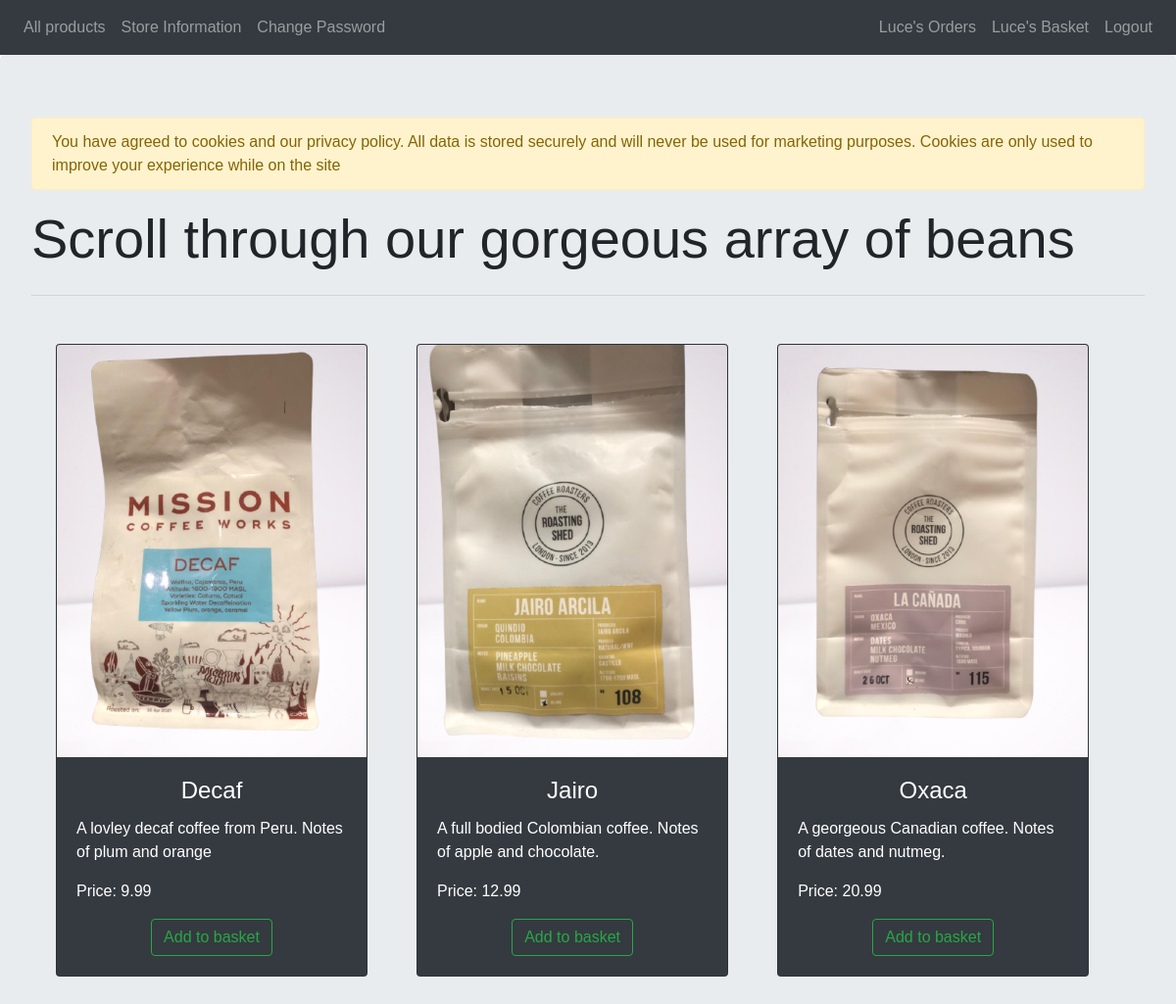
The app's page /index (signed in) with its own data.
### app/models.py (models this page shows, shortened)
class User(db.Model):
    __tablename__ = 'user'
    id = db.Column(db.Integer, primary_key=True)
    email = db.Column(db.String(30))
    name = db.Column(db.String(20))
    password = db.Column(db.String(20))
    orders = relationship("Order")

class Product(db.Model):
    __tablename__ = 'product'
    id = db.Column(db.Integer, primary_key=True)
    title = db.Column(db.String(50))
    description = db.Column(db.String(500))
    product_code = db.Column(db.String(10))
    product_thumbnail = db.Column(db.String(10))
    price = db.Column(db.Float)
    available = db.Column(db.Integer)

### app/views.py (the view)
@app.route('/index', methods=['GET', 'POST'])
def index():
    sessionId = session.get('user')
    newUser = session.get('newUser')
    if newUser:
        alert = 1
        session['newUser'] = False
    else:
        alert = 0
    user = User.query.filter_by(id=sessionId).first()
    data = models.Product.query.all()
    images = []
    for item in data:
        images.append(url_for('static', filename="/img/" + item.product_thumbnail))
    if 'basket' not in session:
        basketArr = []
        session['basket'] = basketArr
    else:
        basketArr = session.get('basket')
    form = AddToBasket()
    if request.method == 'POST':
        product = request.form.get('basketer')
        basketArr.append(product)
        session['basket'] = basketArr
        app.logger.warning('%s: added item to basket', user.name)
    return render_template('index.html', title='Homepage', data=data, form=form, images=images, User=user.name, alert=alert)

### app/templates/index.html
{% extends "base.html" %}
{% block content %}
<div class="container-fluid jumbotron">
    {% if( alert == 1) %}
        <div class="alert alert-warning" role="alert">
        You have agreed to cookies and our privacy policy. All data is stored securely and will
            never be used for marketing purposes. Cookies are only used to improve your experience while on the site
        </div>
    {% endif %}
    <h1 class="display-4"> Scroll through our gorgeous array of beans </h1>
    <hr class="my-4">
<div class="container" id="cardcontainer">
{% for item in data %}
{% if ((loop.index+2) %3 == 0) %}
    <div class="row">
{% endif %}
    <div class="card text-white bg-dark mb-3">
        <img class="card-img-top" src="{{images[loop.index-1]}}"  alt="Card image">
      <div class="card-body">
        <h4 class="card-title text-center">{{ item.title }}</h4>
        <p class="card-text">{{ item.description }}</p>
        <p class="card-text">Price: {{ item.price }} </p>
        <div class="text-center">
        {% if( item.available == 1) %}
            <form action="" method="post">
                <button type="submit" name="basketer"  class="btn btn-outline-success" value={{item.product_code}}> Add to basket </button>
            </form>
        {% else %}
            <form action="" method="post">
              <button type="button"  class="btn btn-outline-danger" disabled> Item Unavailable </button>
            </form>
        {% endif %}
        </div>
      </div>
    </div>
{% if ((loop.index+3) %3 == 0) %}
</div>
{% endif %}
<br>
{% endfor %}
</div>
</div>
{% endblock %}

### app/templates/base.html (shortened to what this page needs)
<!DOCTYPE html>
<html lang="en">
  <head>
      <link rel="stylesheet" href="https://stackpath.bootstrapcdn.com/bootstrap/4.2.1/css/bootstrap.min.css">
      <link rel="stylesheet" href="{{ url_for('static', filename='/stylesheets/styles.css') }}">
  </head>
  <body>
    <nav class="navbar navbar-expand-sm navbar-dark bg-dark">
      <div class="collapse navbar-collapse" id="navbarSupportedContent">
        <ul class="navbar-nav mr-auto">
          <li class="nav-item"><a class="nav-link" href="/"> All products <span class="sr-only">(current)</span></a></li>
            <li class="nav-item"><a class="nav-link" href="/storeinfo"> Store Information </a></li>
           <li class="nav-item"><a class="nav-link" href="/changepass"> Change Password </a></li>
        </ul>
        <ul class="navbar-nav ml-auto">
            <li class="nav-item"><a class="nav-link" href="/orders"> {{User}}'s Orders </a></li>
            <li class="nav-item"><a class="nav-link" href="/basket"> {{User}}'s Basket </a></li>
            <li class="nav-item"><a class="nav-link" href="/logout"> Logout </a></li>
        </ul>
      </div>
    </nav>
     {% block content %}
    {% endblock %}
  </body>
</html>

### app/static/stylesheets/styles.css (style rules this page uses)
*, body { font-family: 'Verdana', sans-serif; }
#cardcontainer { margin-left: auto; }
.card { margin: 25px 25px 25px 25px; width: 28%; }

### records on screen
User: name "Luce"
Product: shows a picture, title "Decaf", description "A lovley decaf coffee from Peru. Notes of plum and orange", price "9.99"
Product: shows a picture, title "Jairo", description "A full bodied Colombian coffee. Notes of apple and chocolate.", price "12.99"
Product: shows a picture, title "Oxaca", description "A georgeous Canadian coffee. Notes of dates and nutmeg.", price "20.99"
